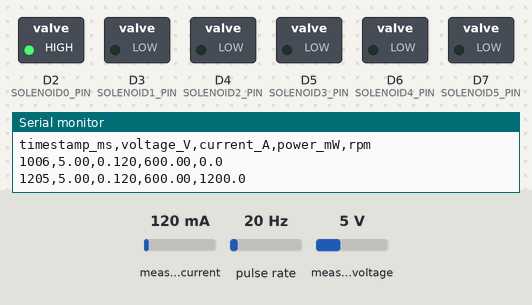
A program run on a simulated Arduino Nano ESP32. Shown: switched loads named in the program (green lamp = pin HIGH), the last lines printed to the serial monitor. Wiring (inferred from the names in the program): pulse sensor: data D12. The inputs (shaded band) are chosen by the test bench; at power-on: measured current 120 mA, pulse rate 20 Hz, measured voltage 5 V.

Above: at 1.4 s.
At 2.4 s:
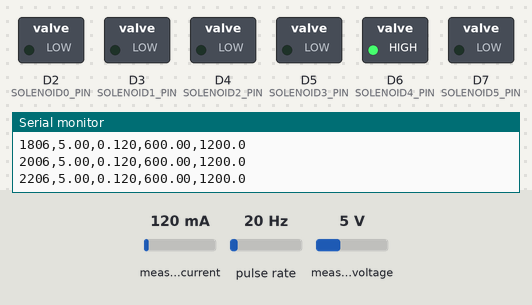
At 3.4 s:
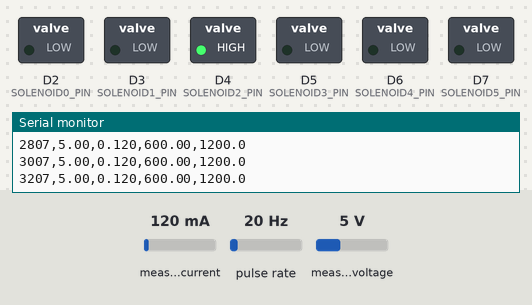
At 4.4 s:
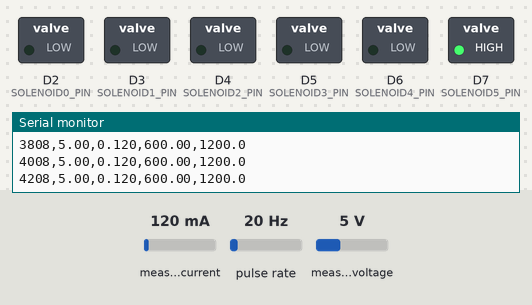
At 5.3 s:
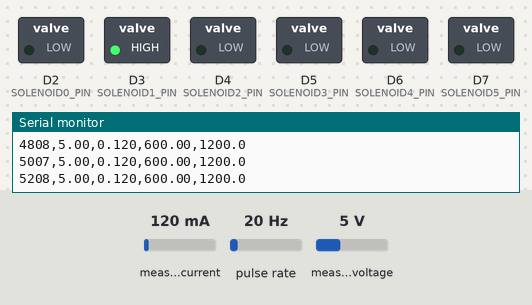
At 6.2 s:
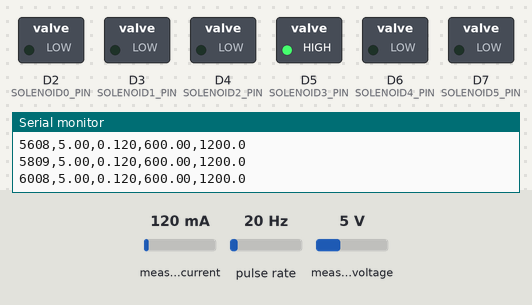
Timing chart, 0 to 8.3 s (numbered marks = the images above):
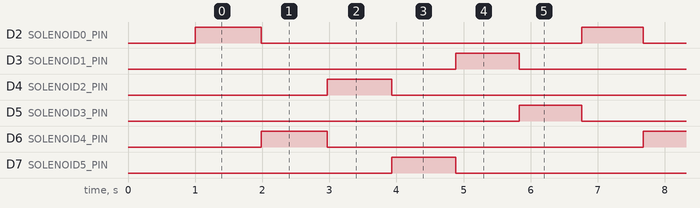

The program:

main.cpp
```cpp
#include <Arduino.h>
#include <Wire.h>
#include <Adafruit_INA219.h>

#define HALL_PIN D12

#define SOLENOID0_PIN D2
#define SOLENOID1_PIN D3
#define SOLENOID2_PIN D4
#define SOLENOID3_PIN D5
#define SOLENOID4_PIN D6
#define SOLENOID5_PIN D7

uint8_t solenoids[] = {SOLENOID0_PIN, SOLENOID4_PIN, SOLENOID2_PIN,
                       SOLENOID5_PIN, SOLENOID1_PIN, SOLENOID3_PIN};
const int SOLENOID_COUNT = sizeof(solenoids) / sizeof(solenoids[0]);

#define SOLENOID_ON_START_MS  1000   // ON duration at t=0 (slow start)
#define SOLENOID_ON_MIN_MS    300   // ON duration at end of accel (fast end)
#define ACCEL_DURATION_MS   60000
#define LOG_INTERVAL_MS       200

Adafruit_INA219 ina219;

unsigned long lastLogTime   = 0;
unsigned long onStartTime   = 0;   // When the current solenoid turned ON
unsigned long startTime     = 0;

float currentOnMs = SOLENOID_ON_START_MS;

int currentSolenoid = 0;

volatile unsigned long lastPulseTime = 0;
volatile unsigned long pulseDuration = 0;

void IRAM_ATTR onHallPulse() {
  unsigned long now = millis();
  pulseDuration = now - lastPulseTime;
  lastPulseTime = now;
}

float calculateRPM() {
  if (pulseDuration == 0) return 0;
  return 60000.0 / pulseDuration;
}

void updateTiming() {
  float progress = (float)(millis() - startTime) / ACCEL_DURATION_MS;
  if (progress > 1.0) progress = 1.0;
  currentOnMs = SOLENOID_ON_START_MS
                - (SOLENOID_ON_START_MS - SOLENOID_ON_MIN_MS) * progress;
}

void updateFiringSequence() {
  unsigned long now = millis();

  // Once the current solenoid has been ON long enough, switch immediately
  if (now - onStartTime >= (unsigned long)currentOnMs) {
    digitalWrite(solenoids[currentSolenoid], LOW);               // off
    currentSolenoid = (currentSolenoid + 1) % SOLENOID_COUNT;
    digitalWrite(solenoids[currentSolenoid], HIGH);              // next on immediately
    onStartTime = now;                                           // zero gap
  }
}

void logSensors() {
  float voltage = ina219.getBusVoltage_V();
  float current = ina219.getCurrent_mA() / 1000.0;
  float power   = ina219.getPower_mW();
  float rpm     = (millis() - lastPulseTime > 2000) ? 0 : calculateRPM();

  Serial.print(millis());   Serial.print(",");
  Serial.print(voltage, 2); Serial.print(",");
  Serial.print(current, 3); Serial.print(",");
  Serial.print(power, 2);   Serial.print(",");
  Serial.println(rpm, 1);
}

void setup() {
  Serial.begin(115200);
  delay(1000);

  Serial.println("timestamp_ms,voltage_V,current_A,power_mW,rpm");

  pinMode(HALL_PIN, INPUT_PULLUP);
  attachInterrupt(digitalPinToInterrupt(HALL_PIN), onHallPulse, FALLING);

  if (!ina219.begin()) {
    Serial.println("ERROR - INA219 not found");
    while (1) { delay(10); }
  }

  for (int i = 0; i < SOLENOID_COUNT; i++) {
    pinMode(solenoids[i], OUTPUT);
    digitalWrite(solenoids[i], LOW);
  }

  startTime   = millis();
  onStartTime = millis();

  digitalWrite(solenoids[0], HIGH);
}

void loop() {
  updateTiming();
  updateFiringSequence();

  if (millis() - lastLogTime >= LOG_INTERVAL_MS) {
    lastLogTime = millis();
    logSensors();
  }
}
```

Measured:
- by itself, D2 (SOLENOID0_PIN): repeats every 5.4 s: HIGH 0.92 s, LOW 4.5 s
- by itself, D3 (SOLENOID1_PIN): repeats every 5.4 s: LOW 4.6 s, HIGH 0.88 s
- by itself, D4 (SOLENOID2_PIN): repeats every 5.6 s: LOW 4.7 s, HIGH 0.90 s
- by itself, D5 (SOLENOID3_PIN): repeats every 5.4 s: LOW 4.5 s, HIGH 0.87 s
- by itself, D6 (SOLENOID4_PIN): repeats every 5.6 s: LOW 4.7 s, HIGH 0.91 s
- by itself, D7 (SOLENOID5_PIN): repeats every 5.5 s: LOW 4.6 s, HIGH 0.89 s
